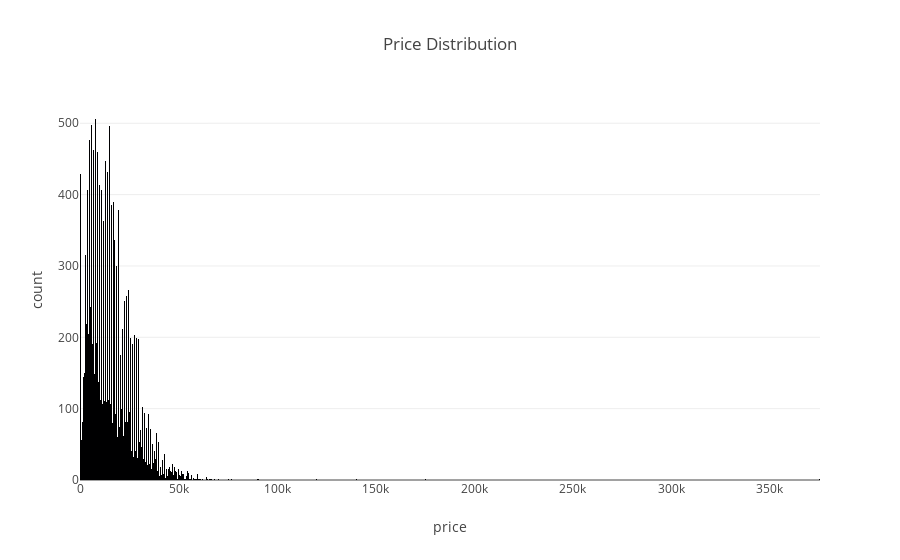

Notebook source saved alongside this figure:
### Markdown cell above
It looks like people like white cars the most. Black comes in second, followed by silver and blue.

### Code cell
histogram2 = px.histogram(clean_df, x='price', title='Price Distribution')
histogram2.show()

### Figure 1 — Plotly figure (JSON) as saved in the notebook; plotly's stock layout.template omitted (floating-point values rounded to 4 significant figures; data arrays with more than 128 entries replaced by an {"elided": "..."} marker saying what was removed)
{"data": [{"alignmentgroup": "True", "bingroup": "x", "hovertemplate": "price=%{x}<br>count=%{y}<extra></extra>", "legendgroup": "", "marker": {"color": "#000001", "pattern": {"shape": ""}}, "name": "", "offsetgroup": "", "orientation": "v", "showlegend": false, "type": "histogram", "x": {"elided": "14852 int values"}, "xaxis": "x", "yaxis": "y"}], "layout": {"barmode": "relative", "legend": {"tracegroupgap": 0}, "title": {"text": "Price Distribution"}, "xaxis": {"anchor": "y", "domain": [0, 1], "title": {"text": "price"}}, "yaxis": {"anchor": "x", "domain": [0, 1], "title": {"text": "count"}}}}
